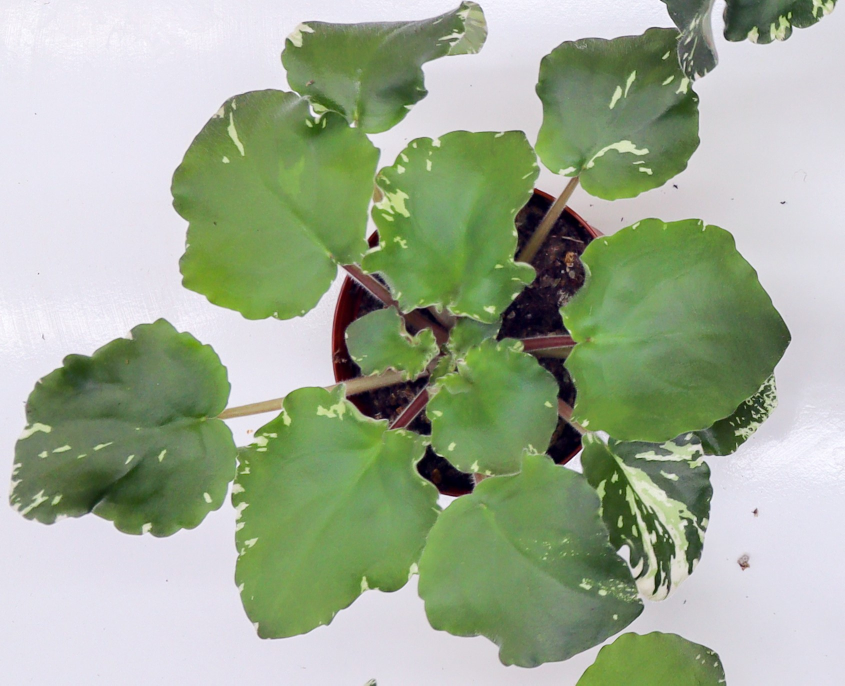
#> input picture watershed-method/test7.jpg, 1689 x 1371 px, found by its file name (shown at 1/2 size)
$ python m-2.py
#> lines starting #> are read from the running program, lines starting #| are printed output that depends on the picture; after the words box and inside, x2 and y2 are one past the last pixel; in counts of white or black regions, pixels touching at a corner belong together
from tkinter.tix import Tree
import cv2 as cv
import numpy as np
from random import randint  # for random values
import copy  # for deepcopy on images

IMG_PATH = r"C:\Users\hasan\Desktop\leaves-segmentation\watershed-method\test7.jpg"
img = cv.imread(IMG_PATH)
#> img is the input picture: shape (1371, 1689, 3); mean B, G, R 149.1, 173, 160


scale_percent = 50 # percent of original size
width = int(img.shape[1] * scale_percent / 100)
#> width = 844
height = int(img.shape[0] * scale_percent / 100)
#> height = 685
dim = (width, height)
#> dim = (844, 685)

# resize image
img = cv.resize(img, dim, interpolation = cv.INTER_AREA)
#> img: shape (685, 844, 3)


cv.imshow("org", img)

# Backgraund subtraction > 1- MOG  2- KNN


#blur image
blur = cv.GaussianBlur(src= img, ksize=(5,5), borderType=cv.BORDER_DEFAULT,  sigmaX= 1.5, sigmaY=1.5)
#cv.imshow("5-blur", blur)

""" #smooth image
kernel = np.ones((5,5), dtype=np.float32) / 25
smooth = cv.filter2D(blur, -1, kernel )
 """
#convert hsv
hsv_img = cv.cvtColor(img, cv.COLOR_BGR2HSV)
#> hsv_img: shape (685, 844, 3); mean H, S, V 84.5, 61.5, 178

# hsv filtering
""" high_value = (30,110,125)
low_value = (179, 255, 255) """
high_value = (0,0,0)
low_value = (160, 255, 150)
image_threshold = cv.inRange(hsv_img, high_value, low_value )
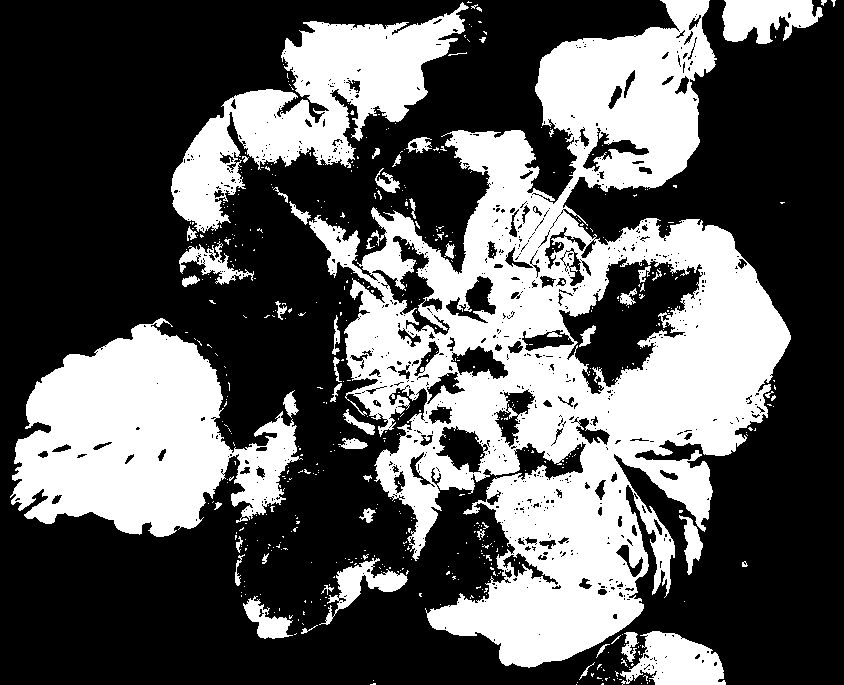
#> image_threshold: shape (685, 844); 36% white; 545 white regions (493 under 20 px), largest, box (x1, y1, x2, y2) and area: (309, 0, 791, 668) 130933, (10, 318, 303, 537) 36897, (171, 2, 469, 233) 23711
cv.imshow("image_threshold-hsv",image_threshold)

#opening and dilate image
kernel  = np.ones((3,3), np.uint8)
opening = cv.morphologyEx(image_threshold, cv.MORPH_OPEN, kernel ,iterations= 12)
#> opening: shape (685, 844); 18.6% white; 20 white regions, largest, box (x1, y1, x2, y2) and area: (22, 330, 226, 529) 29556, (609, 225, 786, 454) 21145, (539, 36, 698, 174) 13537
sure_bg = cv.dilate(opening, kernel, iterations=20)
#> sure_bg: shape (685, 844); 41.3% white; 6 white regions, box (x1, y1, x2, y2) and area: (428, 205, 806, 685) 100515, (2, 310, 246, 549) 48989, (442, 0, 809, 207) 42011, (158, 5, 456, 240) 35172, (330, 288, 416, 368) 6328, (643, 621, 738, 685) 5520
cv.imshow("backgraund", sure_bg)

# Finding sure foreground area
dist_transform = cv.distanceTransform(opening, cv.DIST_L2, 5)
_, sure_fg = cv.threshold(dist_transform, 0.02*dist_transform.max(), 255, 0)
cv.imshow("foregraund", sure_fg)

sure_fg = np.uint8(sure_fg)
unknown = cv.subtract(sure_bg, sure_fg)
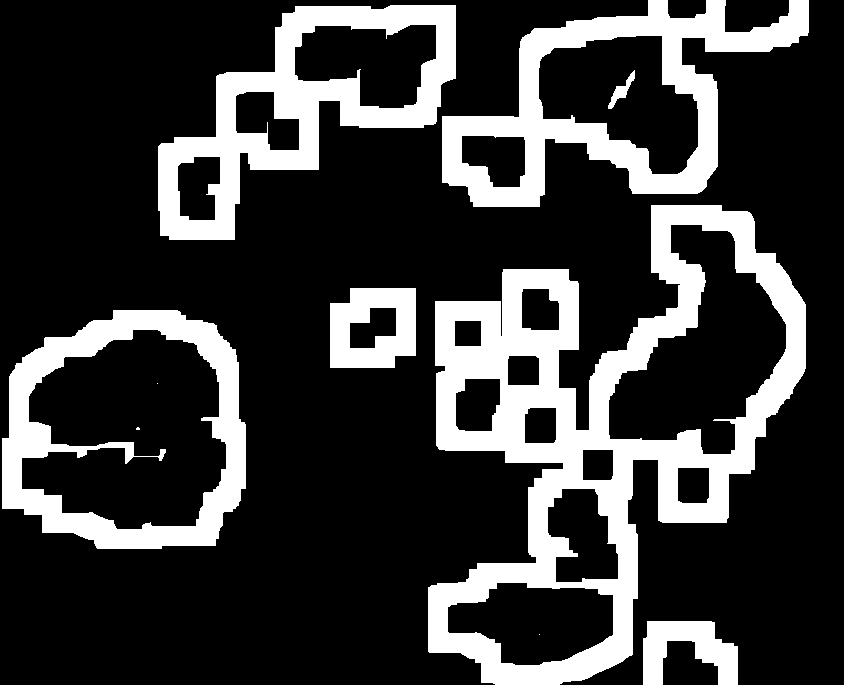
#> unknown: shape (685, 844); 22.7% white; 10 white regions (3 under 20 px), largest, box (x1, y1, x2, y2) and area: (428, 205, 806, 685) 57155, (442, 0, 809, 207) 23302, (158, 5, 456, 240) 22223
cv.imshow("unknown", unknown)

_, markers = cv.connectedComponents(sure_fg)
#> markers: shape (685, 844) int32; 21 distinct labels, from 0 to 20
markers = markers + 1
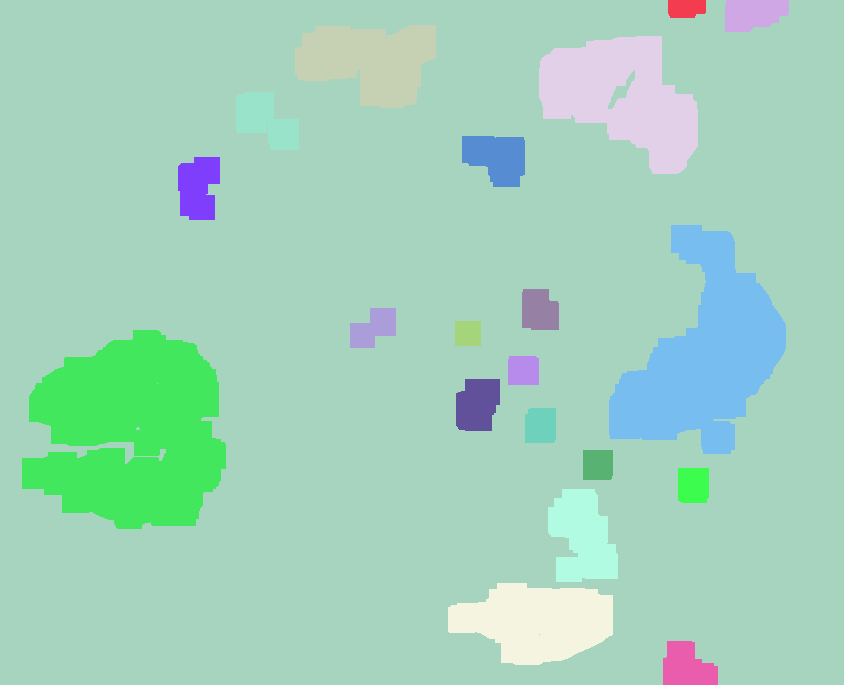
#> markers: shape (685, 844) int32; 21 distinct labels, from 1 to 21; one colour per label, 0 black
markers[unknown == 255] = 0
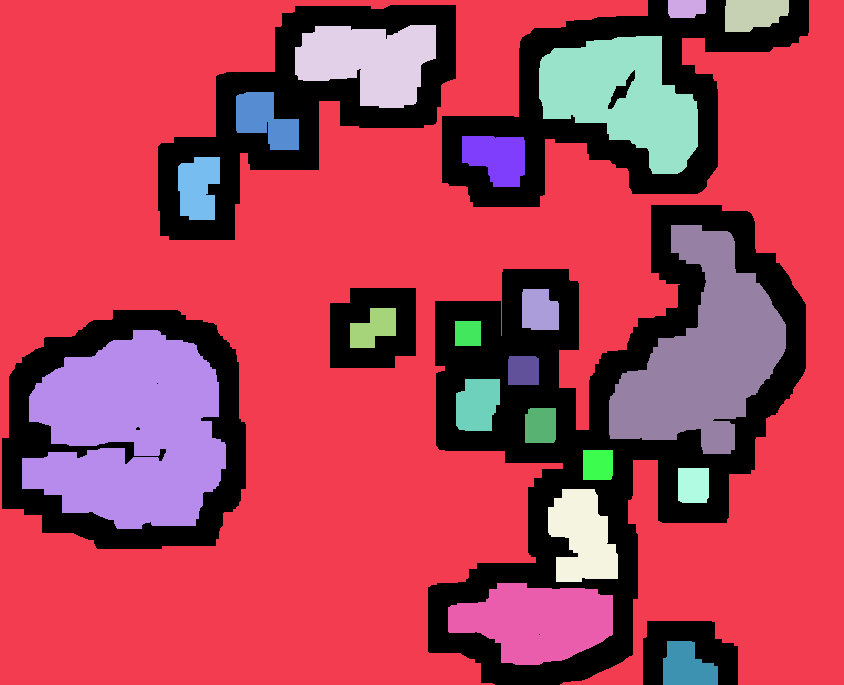
#> markers: shape (685, 844) int32; 22 distinct labels, from 0 to 21; one colour per label, 0 black
markers = cv.watershed(img, markers)
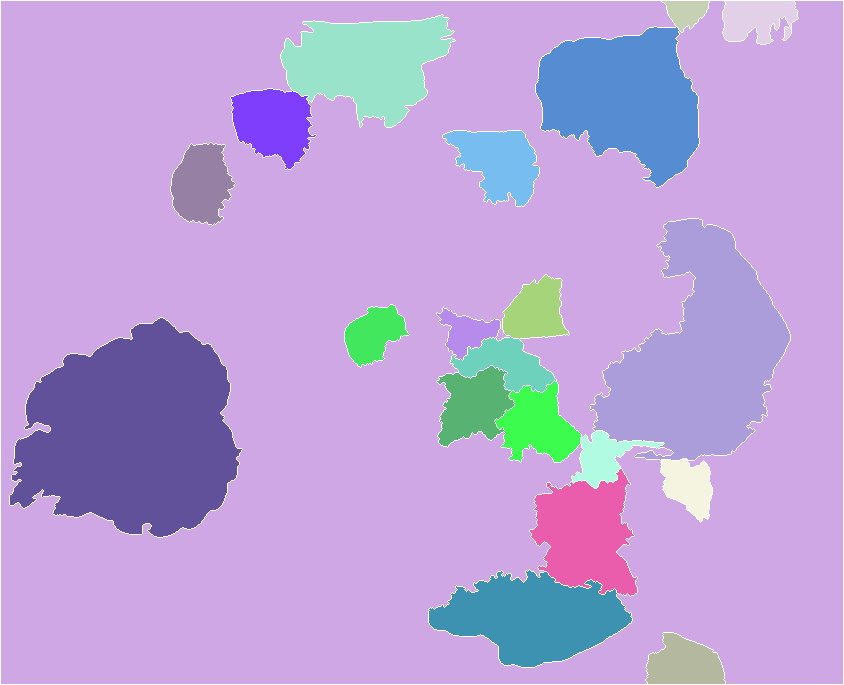
#> markers: shape (685, 844) int32; 22 distinct labels, from -1 to 21; one colour per label, 0 black, -1 white

img[markers == -1] = [255, 0, 0]
#> img: shape (685, 844, 3); mean B, G, R 150.9, 170.1, 157.3

leaf_count = 0
total_leaf_area = 0
for i in range(2, markers.max() + 1):
    img[markers == i] = [randint(0, 255), randint(0, 255), randint(0, 255)]
    leaf_count+=1
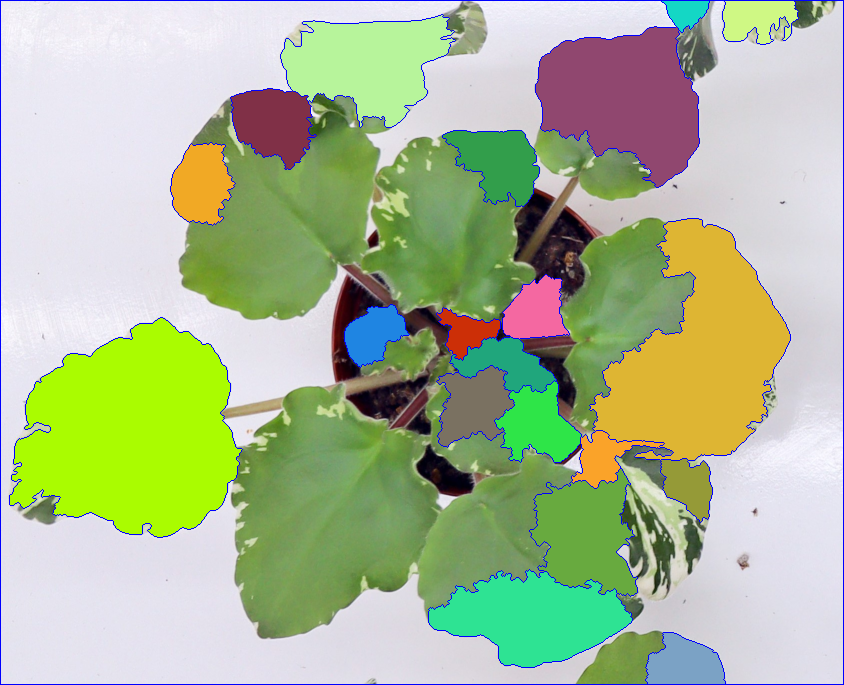
#> img: shape (685, 844, 3); mean B, G, R 150, 186.3, 171.6
#> after the loop, leaf_count = 20
mask = copy.deepcopy(img)
mask[markers < 2] = [0, 0, 0]


cv.putText(img = mask, text= ("leaf count : " + str(leaf_count)), fontFace= cv.FONT_HERSHEY_SIMPLEX,
color= (255, 255, 255), thickness= 2, lineType= cv.LINE_AA, bottomLeftOrigin= False, org= (50,50),
fontScale= 0.8)
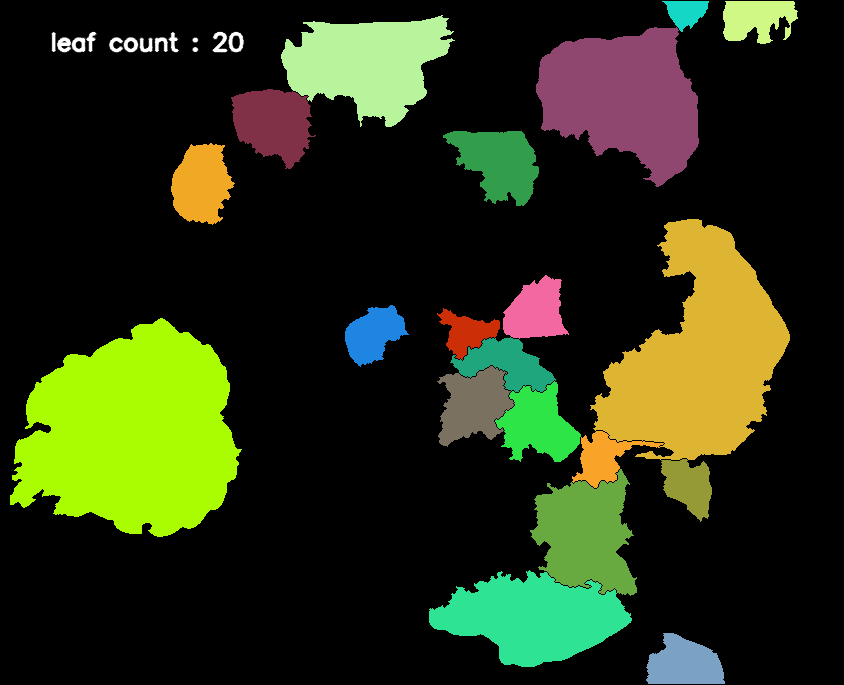
#> mask: shape (685, 844, 3); mean B, G, R 20.7, 49.4, 41.1

cv.imshow("result", img)
cv.imshow("mask", mask)
cv.waitKey()
cv.destroyAllWindows()

$ run again, with watershed-method/test6.JPG copied over watershed-method/test7.jpg
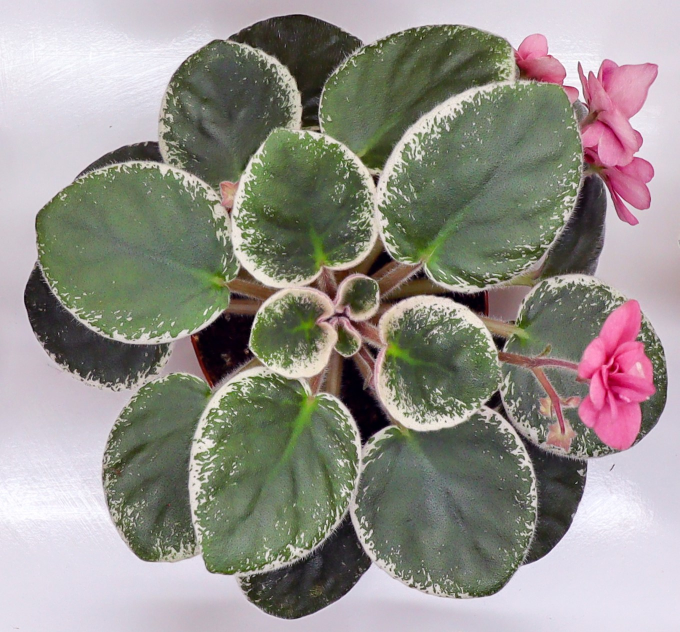
#> input picture watershed-method/test6.JPG, 1359 x 1264 px, found by its file name (shown at 1/2 size)
#> img is the input picture: shape (1264, 1359, 3); mean B, G, R 137.5, 144.1, 147.3
#> hsv_img: shape (632, 679, 3); mean H, S, V 83.3, 45.2, 154.2
#> `image_threshold = cv.inRange(hsv_img, high_value, low_value )`:
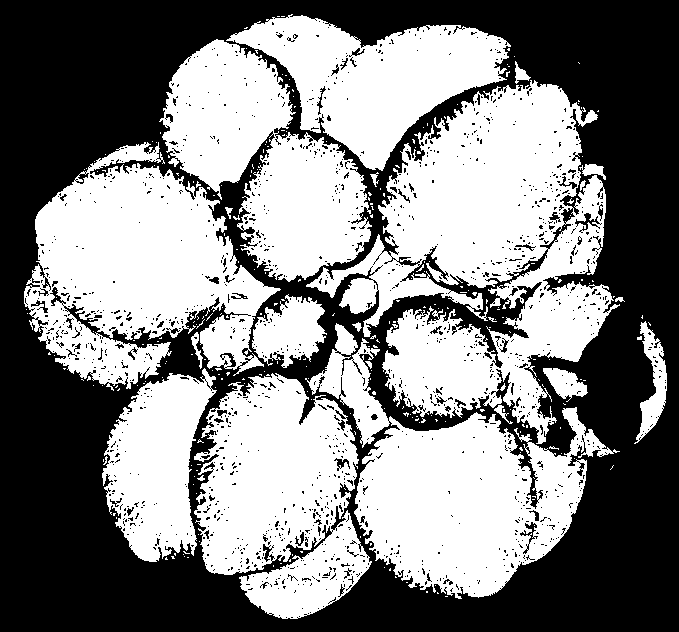
#> image_threshold: shape (632, 679); 51.2% white; 1471 black regions (1405 under 20 px), largest, box (x1, y1, x2, y2) and area: (0, 0, 679, 632) 202011, (575, 213, 602, 233) 158, (520, 522, 538, 554) 143
#> opening: shape (632, 679); 24.7% white; 12 white regions, largest, box (x1, y1, x2, y2) and area: (39, 174, 221, 314) 17785, (368, 430, 515, 573) 16318, (399, 87, 564, 271) 15509
#> sure_bg: shape (632, 679); 51.5% white; 5 black regions (1 under 20 px), largest, box (x1, y1, x2, y2) and area: (0, 0, 679, 632) 207215, (163, 155, 182, 178) 318, (301, 108, 311, 130) 220, (441, 123, 462, 137) 155
#> unknown: shape (632, 679); 26.9% white; 14 white regions (12 under 20 px), largest, box (x1, y1, x2, y2) and area: (19, 11, 584, 364) 66437, (103, 291, 607, 593) 48795
#> `cv.putText(img = mask, text= ("leaf count : " + str(leaf_count)), font..`:
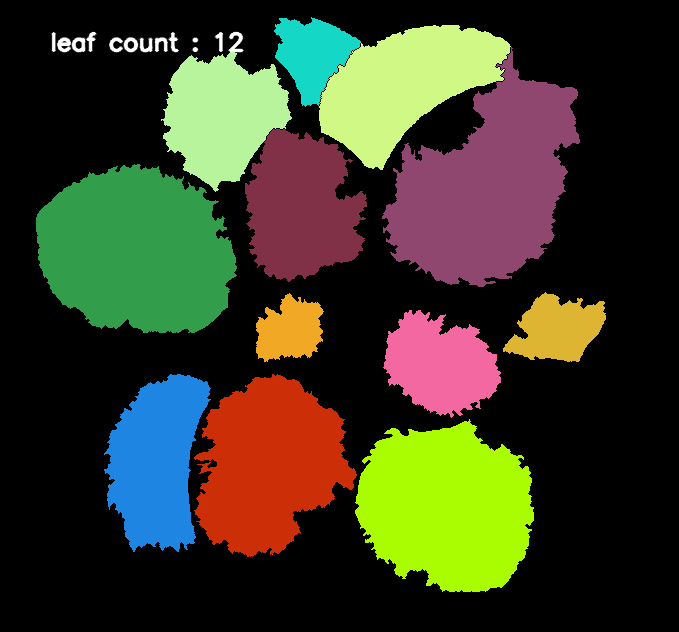
#> mask: shape (632, 679, 3); mean B, G, R 36.4, 58.9, 57.7

$ run again, with watershed-method/test8.jpg copied over watershed-method/test7.jpg
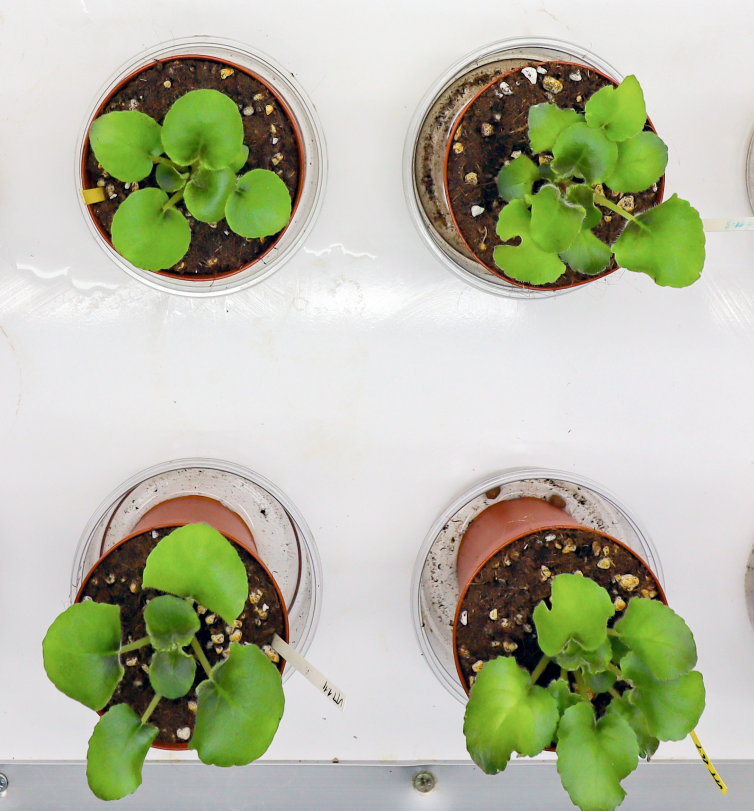
#> input picture watershed-method/test8.jpg, 2262 x 2433 px, found by its file name (shown at 1/3 size)
#> img is the input picture: shape (2433, 2262, 3); mean B, G, R 163.8, 186.3, 182.6
#> hsv_img: shape (1216, 1131, 3); mean H, S, V 68.5, 54.8, 192.1
#> image_threshold: shape (1216, 1131); 16.7% white; 1124 white regions (1020 under 20 px), largest, box (x1, y1, x2, y2) and area: (70, 787, 452, 1181) 57432, (673, 790, 1020, 1162) 56922, (617, 87, 1013, 438) 54725
#> opening: shape (1216, 1131); 2.6% white; 16 white regions, largest, box (x1, y1, x2, y2) and area: (216, 905, 317, 979) 4820, (292, 997, 360, 1101) 4498, (228, 977, 292, 1051) 4005
#> sure_bg: shape (1216, 1131); 7.9% white; 6 white regions, box (x1, y1, x2, y2) and area: (122, 885, 380, 1121) 39313, (767, 934, 1016, 1110) 30317, (209, 184, 342, 319) 15155, (823, 199, 926, 364) 12862, (702, 1099, 780, 1173) 5729, (725, 228, 794, 299) 4873
#> unknown: shape (1216, 1131); 5.3% white; 7 white regions (1 under 20 px), largest, box (x1, y1, x2, y2) and area: (122, 885, 380, 1121) 23812, (767, 934, 1016, 1110) 19383, (209, 184, 342, 319) 10983, (823, 199, 926, 364) 9900, (702, 1099, 780, 1173) 4480, (725, 228, 794, 299) 4000
#> `markers = cv.watershed(img, markers)`:
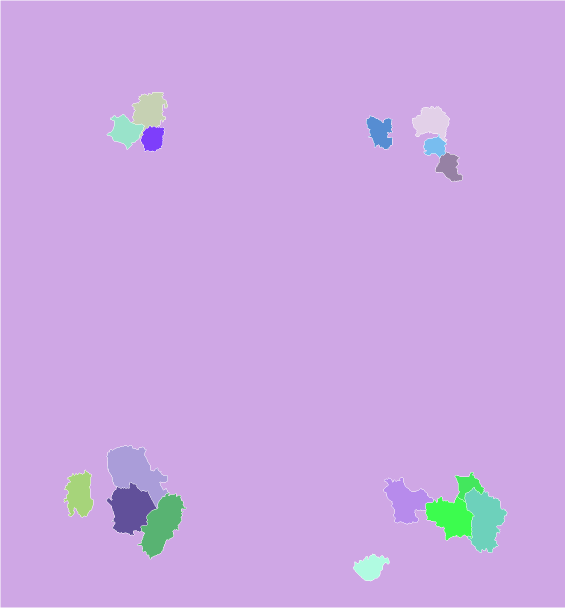
#> markers: shape (1216, 1131) int32 (shown at 1/2 size); 18 distinct labels, from -1 to 17; one colour per label, 0 black, -1 white
#> `cv.putText(img = mask, text= ("leaf count : " + str(leaf_count)), font..`:
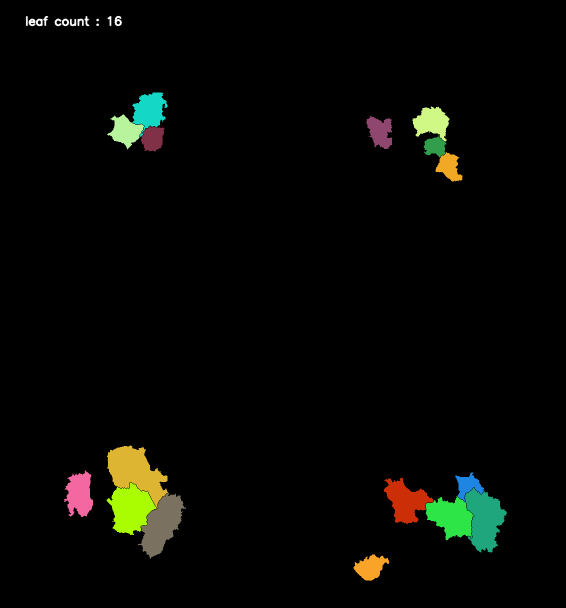
#> mask: shape (1216, 1131, 3) (shown at 1/2 size); mean B, G, R 4.1, 7.6, 6.6

$ run again, with watershed-method/test2.png saved as watershed-method/test7.jpg
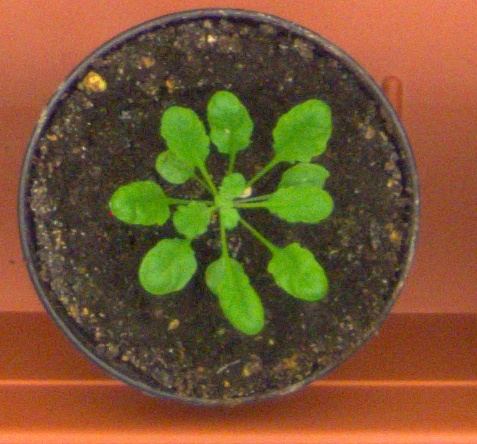
#> input picture watershed-method/test2.png, 477 x 444 px, found by its file name
#> img is the input picture: shape (444, 477, 3); mean B, G, R 50.3, 85.8, 119.4
#> hsv_img: shape (222, 238, 3); mean H, S, V 25.6, 137.7, 126.7
#> image_threshold: shape (222, 238); 57.4% white; 667 black regions (642 under 20 px), largest, box (x1, y1, x2, y2) and area: (0, 0, 238, 158) 9124, (0, 171, 238, 222) 5643, (119, 50, 166, 111) 1114
#> opening: shape (222, 238); 3.3% white; 1 white region, box (x1, y1, x2, y2) and area: (177, 157, 238, 187) 1720
#> sure_bg: shape (222, 238); 10.6% white; 1 white region, box (x1, y1, x2, y2) and area: (157, 137, 238, 207) 5622
#> unknown: shape (222, 238); 7.4% white; 1 white region, box (x1, y1, x2, y2) and area: (157, 137, 238, 207) 3902
#> `cv.putText(img = mask, text= ("leaf count : " + str(leaf_count)), font..`:
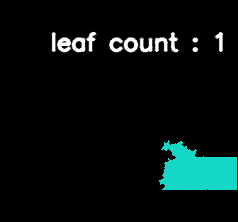
#> mask: shape (222, 238, 3); mean B, G, R 15.5, 16.4, 6.4
